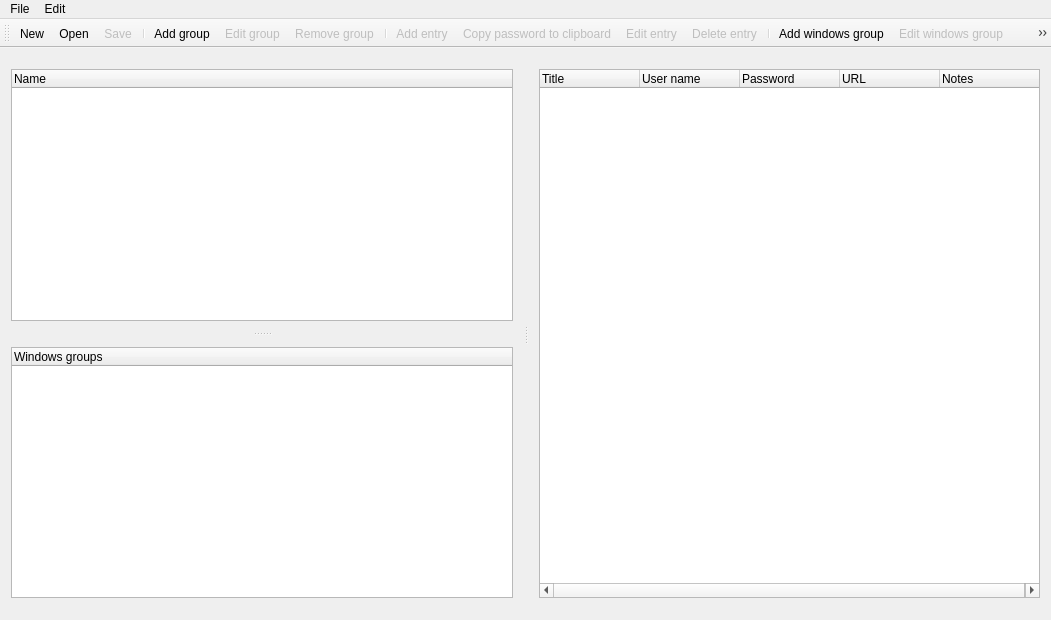
<?xml version="1.0" encoding="UTF-8"?>
<ui version="4.0">
 <class>MainWindow</class>
 <widget class="QMainWindow" name="MainWindow">
  <property name="geometry">
   <rect>
    <x>0</x>
    <y>0</y>
    <width>1051</width>
    <height>620</height>
   </rect>
  </property>
  <property name="windowTitle">
   <string>MainWindow</string>
  </property>
  <widget class="QWidget" name="centralWidget">
   <widget class="QSplitter" name="splitter2">
    <property name="geometry">
     <rect>
      <x>0</x>
      <y>10</y>
      <width>1051</width>
      <height>551</height>
     </rect>
    </property>
    <property name="orientation">
     <enum>Qt::Horizontal</enum>
    </property>
    <widget class="QSplitter" name="splitter1">
     <property name="sizePolicy">
      <sizepolicy hsizetype="Preferred" vsizetype="Expanding">
       <horstretch>0</horstretch>
       <verstretch>0</verstretch>
      </sizepolicy>
     </property>
     <property name="orientation">
      <enum>Qt::Vertical</enum>
     </property>
     <widget class="QWidget" name="verticalLayoutWidget_3">
      <layout class="QVBoxLayout" name="verticalLayout1">
       <item>
        <widget class="QTreeWidget" name="groupWidget">
         <property name="font">
          <font>
           <pointsize>9</pointsize>
          </font>
         </property>
         <property name="iconSize">
          <size>
           <width>24</width>
           <height>24</height>
          </size>
         </property>
         <property name="rootIsDecorated">
          <bool>false</bool>
         </property>
         <column>
          <property name="text">
           <string notr="true">Name</string>
          </property>
         </column>
        </widget>
       </item>
      </layout>
     </widget>
     <widget class="QWidget" name="verticalLayoutWidget_4">
      <layout class="QVBoxLayout" name="verticalLayout2">
       <item>
        <widget class="QTreeWidget" name="windowsGroupWidget">
         <property name="iconSize">
          <size>
           <width>24</width>
           <height>24</height>
          </size>
         </property>
         <property name="rootIsDecorated">
          <bool>false</bool>
         </property>
         <column>
          <property name="text">
           <string notr="true">Windows groups</string>
          </property>
         </column>
        </widget>
       </item>
      </layout>
     </widget>
    </widget>
    <widget class="QWidget" name="verticalLayoutWidget_5">
     <layout class="QVBoxLayout" name="verticalLayout3">
      <item>
       <widget class="QTreeWidget" name="entryWidget">
        <property name="font">
         <font>
          <pointsize>9</pointsize>
         </font>
        </property>
        <property name="iconSize">
         <size>
          <width>24</width>
          <height>24</height>
         </size>
        </property>
        <property name="rootIsDecorated">
         <bool>false</bool>
        </property>
        <column>
         <property name="text">
          <string notr="true">Title</string>
         </property>
        </column>
        <column>
         <property name="text">
          <string>User name</string>
         </property>
        </column>
        <column>
         <property name="text">
          <string>Password</string>
         </property>
        </column>
        <column>
         <property name="text">
          <string>URL</string>
         </property>
        </column>
        <column>
         <property name="text">
          <string>Notes</string>
         </property>
        </column>
       </widget>
      </item>
     </layout>
    </widget>
   </widget>
  </widget>
  <widget class="QMenuBar" name="menuBar">
   <property name="geometry">
    <rect>
     <x>0</x>
     <y>0</y>
     <width>1051</width>
     <height>20</height>
    </rect>
   </property>
   <widget class="QMenu" name="menuFile">
    <property name="title">
     <string>File</string>
    </property>
    <addaction name="actionNew"/>
    <addaction name="actionOpen"/>
    <addaction name="actionSave"/>
    <addaction name="actionExit"/>
   </widget>
   <widget class="QMenu" name="menuEdit">
    <property name="title">
     <string>Edit</string>
    </property>
    <addaction name="actionAddGroup"/>
    <addaction name="actionEditGroup"/>
    <addaction name="actionRemoveGroup"/>
    <addaction name="separator"/>
    <addaction name="actionAddEntry"/>
    <addaction name="actionCopy_password_to_clipboard"/>
    <addaction name="actionEditEntry"/>
    <addaction name="actionRemoveEntry"/>
    <addaction name="separator"/>
    <addaction name="actionAdd_windows_group"/>
    <addaction name="actionEdit_windows_group"/>
    <addaction name="actionRemove_windows_group"/>
    <addaction name="separator"/>
    <addaction name="actionAdd_windows_user"/>
    <addaction name="actionEdit_windows_user"/>
    <addaction name="actionRemove_windows_user"/>
   </widget>
   <addaction name="menuFile"/>
   <addaction name="menuEdit"/>
  </widget>
  <widget class="QToolBar" name="toolBar">
   <property name="enabled">
    <bool>true</bool>
   </property>
   <property name="windowTitle">
    <string>toolBar</string>
   </property>
   <attribute name="toolBarArea">
    <enum>TopToolBarArea</enum>
   </attribute>
   <attribute name="toolBarBreak">
    <bool>false</bool>
   </attribute>
   <addaction name="actionNew"/>
   <addaction name="actionOpen"/>
   <addaction name="actionSave"/>
   <addaction name="separator"/>
   <addaction name="actionAddGroup"/>
   <addaction name="actionEditGroup"/>
   <addaction name="actionRemoveGroup"/>
   <addaction name="separator"/>
   <addaction name="actionAddEntry"/>
   <addaction name="actionCopy_password_to_clipboard"/>
   <addaction name="actionEditEntry"/>
   <addaction name="actionRemoveEntry"/>
   <addaction name="separator"/>
   <addaction name="actionAdd_windows_group"/>
   <addaction name="actionEdit_windows_group"/>
   <addaction name="actionRemove_windows_group"/>
   <addaction name="separator"/>
   <addaction name="actionAdd_windows_user"/>
   <addaction name="actionEdit_windows_user"/>
   <addaction name="actionRemove_windows_user"/>
  </widget>
  <action name="actionOpen">
   <property name="icon">
    <iconset resource="../resources/iconpaths.qrc">
     <normaloff>:/icons/open.ico</normaloff>:/icons/open.ico</iconset>
   </property>
   <property name="text">
    <string>Open</string>
   </property>
  </action>
  <action name="actionSave">
   <property name="enabled">
    <bool>false</bool>
   </property>
   <property name="icon">
    <iconset resource="../resources/iconpaths.qrc">
     <normaloff>:/icons/save.ico</normaloff>:/icons/save.ico</iconset>
   </property>
   <property name="text">
    <string>Save</string>
   </property>
  </action>
  <action name="actionExit">
   <property name="text">
    <string>Exit</string>
   </property>
  </action>
  <action name="actionAddGroup">
   <property name="icon">
    <iconset resource="../resources/iconpaths.qrc">
     <normaloff>:/icons/addGroup.ico</normaloff>:/icons/addGroup.ico</iconset>
   </property>
   <property name="text">
    <string>Add group</string>
   </property>
  </action>
  <action name="actionEditGroup">
   <property name="enabled">
    <bool>false</bool>
   </property>
   <property name="icon">
    <iconset resource="../resources/iconpaths.qrc">
     <normaloff>:/icons/editGroup.png</normaloff>:/icons/editGroup.png</iconset>
   </property>
   <property name="text">
    <string>Edit group</string>
   </property>
  </action>
  <action name="actionRemoveGroup">
   <property name="enabled">
    <bool>false</bool>
   </property>
   <property name="icon">
    <iconset resource="../resources/iconpaths.qrc">
     <normaloff>:/icons/removeGroup.ico</normaloff>:/icons/removeGroup.ico</iconset>
   </property>
   <property name="text">
    <string>Remove group</string>
   </property>
  </action>
  <action name="actionAddEntry">
   <property name="checkable">
    <bool>false</bool>
   </property>
   <property name="enabled">
    <bool>false</bool>
   </property>
   <property name="icon">
    <iconset resource="../resources/iconpaths.qrc">
     <normaloff>:/icons/addEntry.ico</normaloff>:/icons/addEntry.ico</iconset>
   </property>
   <property name="text">
    <string>Add entry</string>
   </property>
  </action>
  <action name="actionEditEntry">
   <property name="enabled">
    <bool>false</bool>
   </property>
   <property name="icon">
    <iconset resource="../resources/iconpaths.qrc">
     <normaloff>:/icons/editEntry.png</normaloff>:/icons/editEntry.png</iconset>
   </property>
   <property name="text">
    <string>Edit entry</string>
   </property>
  </action>
  <action name="actionRemoveEntry">
   <property name="enabled">
    <bool>false</bool>
   </property>
   <property name="icon">
    <iconset resource="../resources/iconpaths.qrc">
     <normaloff>:/icons/removeEntry.ico</normaloff>:/icons/removeEntry.ico</iconset>
   </property>
   <property name="text">
    <string>Delete entry</string>
   </property>
  </action>
  <action name="actionNew">
   <property name="icon">
    <iconset resource="../resources/iconpaths.qrc">
     <normaloff>:/icons/new.png</normaloff>:/icons/new.png</iconset>
   </property>
   <property name="text">
    <string>New</string>
   </property>
  </action>
  <action name="actionAdd_windows_group">
   <property name="icon">
    <iconset resource="../resources/iconpaths.qrc">
     <normaloff>:/icons/addWinGroup.png</normaloff>:/icons/addWinGroup.png</iconset>
   </property>
   <property name="text">
    <string>Add windows group</string>
   </property>
  </action>
  <action name="actionEdit_windows_group">
   <property name="enabled">
    <bool>false</bool>
   </property>
   <property name="icon">
    <iconset resource="../resources/iconpaths.qrc">
     <normaloff>:/icons/editWinGroup.png</normaloff>:/icons/editWinGroup.png</iconset>
   </property>
   <property name="text">
    <string>Edit windows group</string>
   </property>
  </action>
  <action name="actionRemove_windows_group">
   <property name="enabled">
    <bool>false</bool>
   </property>
   <property name="icon">
    <iconset resource="../resources/iconpaths.qrc">
     <normaloff>:/icons/removeWinGroup.png</normaloff>:/icons/removeWinGroup.png</iconset>
   </property>
   <property name="text">
    <string>Remove windows group</string>
   </property>
  </action>
  <action name="actionAdd_windows_user">
   <property name="enabled">
    <bool>false</bool>
   </property>
   <property name="icon">
    <iconset resource="../resources/iconpaths.qrc">
     <normaloff>:/icons/addWinUser.png</normaloff>:/icons/addWinUser.png</iconset>
   </property>
   <property name="text">
    <string>Add windows user</string>
   </property>
  </action>
  <action name="actionEdit_windows_user">
   <property name="enabled">
    <bool>false</bool>
   </property>
   <property name="icon">
    <iconset resource="../resources/iconpaths.qrc">
     <normaloff>:/icons/editWinUser.png</normaloff>:/icons/editWinUser.png</iconset>
   </property>
   <property name="text">
    <string>Edit windows user</string>
   </property>
  </action>
  <action name="actionRemove_windows_user">
   <property name="enabled">
    <bool>false</bool>
   </property>
   <property name="icon">
    <iconset resource="../resources/iconpaths.qrc">
     <normaloff>:/icons/removeWinUser.png</normaloff>:/icons/removeWinUser.png</iconset>
   </property>
   <property name="text">
    <string>Remove windows user</string>
   </property>
  </action>
  <action name="actionCopy_password_to_clipboard">
   <property name="enabled">
    <bool>false</bool>
   </property>
   <property name="icon">
    <iconset resource="../resources/iconpaths.qrc">
     <normaloff>:/icons/copy.png</normaloff>:/icons/copy.png</iconset>
   </property>
   <property name="text">
    <string>Copy password to clipboard</string>
   </property>
  </action>
 </widget>
 <layoutdefault spacing="6" margin="11"/>
 <resources>
  <include location="../resources/iconpaths.qrc"/>
 </resources>
 <connections/>
</ui>
